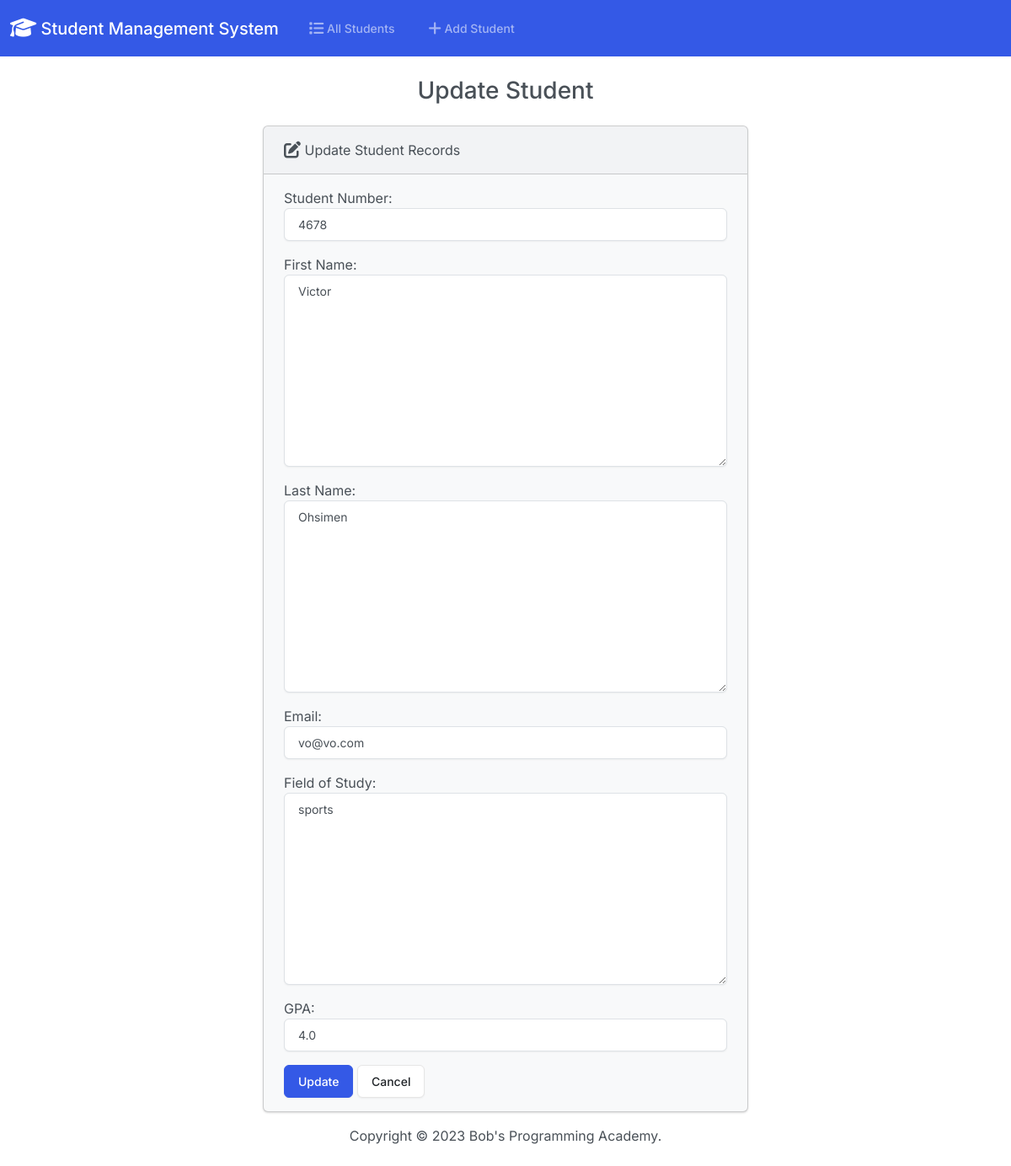
Page /edit/4/ on the committed database.
### students/models.py (models this page shows, shortened)
class Student(models.Model):
    student_number = models.PositiveIntegerField()
    first_name = models.CharField(max_length=50)
    last_name = models.CharField(max_length=50)
    email = models.EmailField(max_length=100)
    field_of_study = models.CharField(max_length=50)
    gpa = models.FloatField()

### students/views.py (the view)
# urls.py: path('edit/<int:id>/', views.edit, name='edit'),
def edit(request, id):
    if request.method == 'POST':
        student = Student.objects.get(pk=id)
        form = StudentForm(request.POST, instance=student)
        if form.is_valid():
            form.save()
            return render(request, 'students/edit.html', {
                'form': form,
                'success': True,
            })
    else:
        student = Student.objects.get(pk=id)
        form = StudentForm(instance=student)
    return render(request, 'students/edit.html', {
        'form': form
    })

### students/forms.py
class StudentForm(forms.ModelForm):
    class Meta:
        model = Student
        fields = ['student_number', 'first_name', 'last_name', 'email', 'field_of_study', 'gpa']
        labels = {
            'student_number': 'Student Number',
            'first_name': 'First Name',
            'last_name': 'Last Name',
            'email': 'Email',
            'field_of_study': 'Field of Study',
            'gpa': 'GPA',
        }
        widgets = {
            'student_number': forms.NumberInput(attrs={'class': 'form-control'}),
            'first_name': forms.Textarea(attrs={'class': 'form-control'}),
            'last_name': forms.Textarea(attrs={'class': 'form-control'}),
            'email': forms.EmailInput(attrs={'class': 'form-control'}),
            'field_of_study': forms.Textarea(attrs={'class': 'form-control'}),
            'gpa': forms.NumberInput(attrs={'class': 'form-control'}),
        }

### students/templates/students/edit.html (shortened to what this page needs)
{% extends 'students/base.html' %}
{% block body %}
  <h3 class="text-center m-4">Update Student</h3>
  {% if success %}
    <div class="alert alert-success" role="alert">
      The student has been updated successfully.
      <a href="{% url 'index' %}" class="alert-link">Go to Home Page</a>
    </div>
  {% else %}
  <div class="row justify-content-center">
    <div class="col-6">
      <div class="card bg-light mb-3">
        <div class="card-header">
          <i class="fa-solid fa-pen-to-square fa-lg"></i> Update Student Records
        </div>
        <div class="card-body">
          <form action="" method="POST">
            {{ form.as_p }}
            <button type="submit" class="btn btn-primary">Update</button>
            <a href="{% url 'index' %}" class="btn btn-secondary">Cancel</a>
          </form>
        </div>
      </div>
    </div>
  </div>
  {% endif %}
{% endblock %}

### rows in the picture
Student: student_number "4678", first_name "Victor", last_name "Ohsimen", email "vo@vo.com", field_of_study "sports", gpa "4.0"
